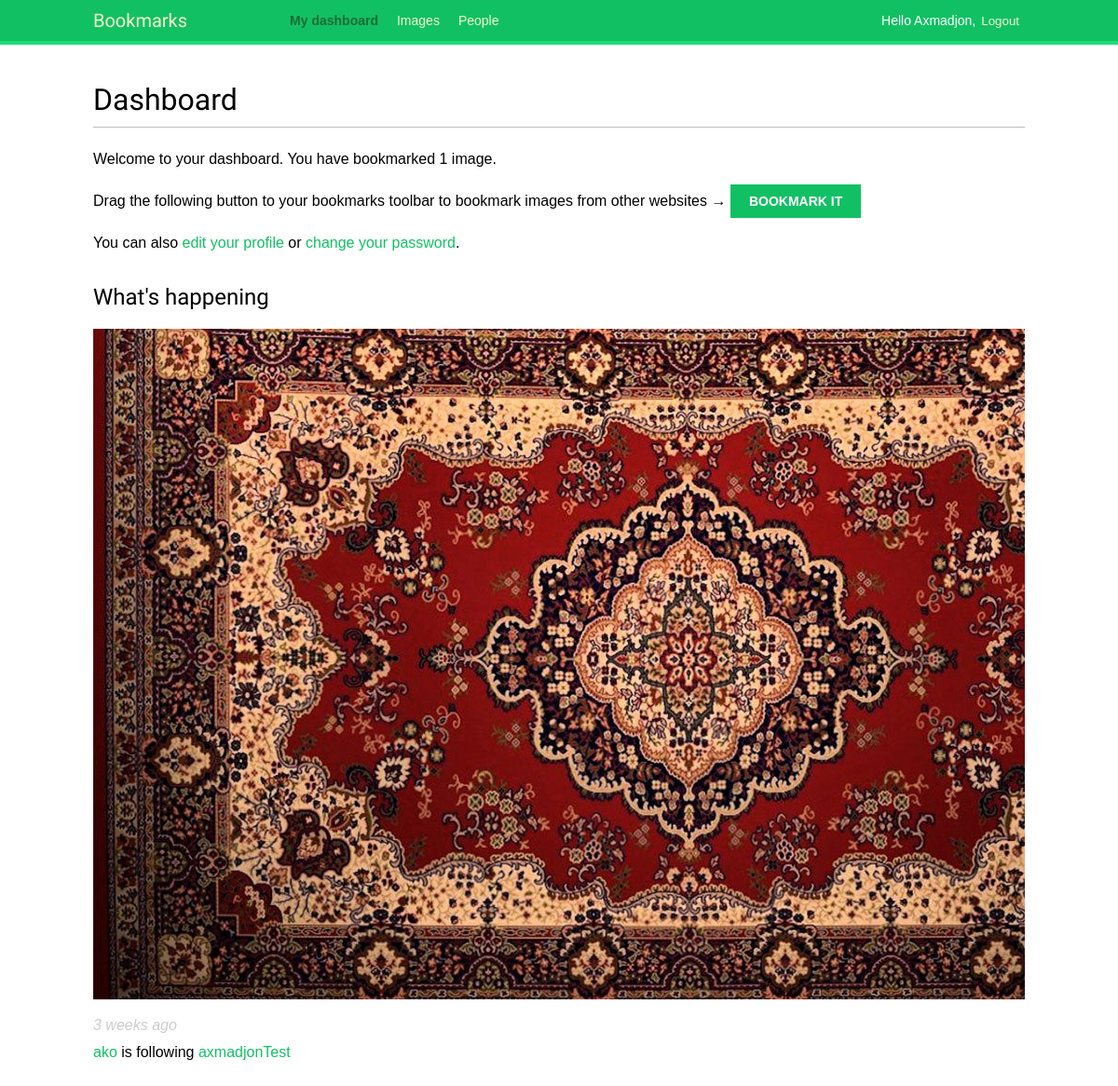
/account/ (signed in), run on the app's committed database.
### actions/models.py (models this page shows)
class Action(models.Model):
    user = models.ForeignKey(
        settings.AUTH_USER_MODEL,
        related_name='actions',
        on_delete=models.CASCADE
    )
    verb = models.CharField(max_length=255)
    created = models.DateTimeField(auto_now_add=True)
    target_ct = models.ForeignKey(
        ContentType,
        blank=True,
        null=True,
        related_name='target_obj',
        on_delete=models.CASCADE
    )
    target_id = models.PositiveIntegerField(null=True, blank=True)
    target = GenericForeignKey('target_ct', 'target_id')
    class Meta:
        indexes = [
            models.Index(fields=['-created']),
            models.Index(fields=['target_ct', 'target_id'])
        ]
        ordering = ['-created']

### account/views.py (the view)
# urls.py: path('', views.dashboard, name='dashboard'),
@login_required
def dashboard(request):
    actions = Action.objects.exclude(user=request.user)
    following_ids = request.user.following.values_list(
        'id', flat=True
    )
    if following_ids:
        actions = actions.filter(user_id__in=following_ids)
    actions = actions.select_related(
        'user', 'user__profile'
    ).prefetch_related('target')[:10]
    return render(
        request,
        template_name='account/dashboard.html',
        context={
            'section': 'dashboard',
            'actions': actions
        }
    )

### account/templates/account/dashboard.html (shortened to what this page needs)
{% extends "base.html" %}
{% block content %}
  <h1>Dashboard</h1>
  {% with total_images_created=request.user.images_created.count %}
    <p>Welcome to your dashboard. You have bookmarked {{ total_images_created }} image{{ total_images_created|pluralize }}.</p>
  {% endwith %}
  <p>Drag the following button to your bookmarks toolbar to bookmark images from other websites → <a href="javascript:{% include "bookmarklet_launcher.js" %}" class="button">Bookmark it</a></p>
  <p>You can also <a href="{% url "edit" %}">edit your profile</a> or <a href="{% url "password_change" %}">change your password</a>.</p>
  <h2>What's happening</h2>
  <div id="action-list">
    {% for action in actions %}
    {% include "actions/action/detail.html" %}
    {% endfor %}
  </div>
{% endblock %}

### account/templates/base.html (shortened to what this page needs)
{% load static %}
<!DOCTYPE html>
<html>
  <head>
    <link href="{% static "css/base.css" %}" rel="stylesheet">
  </head>
  <body>
    <div id="header">
      <span class="logo">Bookmarks</span>
      {% if request.user.is_authenticated %}
        <ul class="menu">
          <li class="{% if section == 'dashboard' %}selected{% endif %}">
            <a href="{% url "dashboard" %}">My dashboard</a>
          </li>
          <li class="{% if section == 'images' %}selected{% endif %}">
            <a href="{% url "images:list" %}">Images</a>
          </li>
          <li class="{% if section == 'people' %}selected{% endif %}">
            <a href="{% url "user_list" %}">People</a>
          </li>
        </ul>
      {% endif %}
      <span class="user">
        {% if request.user.is_authenticated %}
            Hello {{ request.user.first_name|default:request.user.username }},
          <form action="{% url "logout" %}" method="post">
            <button type="submit">Logout</button>
          </form>
        {% else %}
          <a href="{% url "login" %}">Log-in</a>
        {% endif %}
      </span>
    </div>
    <div id="content">
      {% block content %}
      {% endblock %}
    </div>
  </body>
</html>

### actions/templates/actions/action/detail.html (shortened to what this page needs)
{% load thumbnail %}
{% with user=action.user profile=action.user.profile %}
<div class="action">
  <div class="images">
    {% if profile.photo %}
      {% thumbnail user.profile.photo "80x80" crop="100%" as im %}
      <a href="{{ user.get_absolute_url }}">
        <img src="{{ im.url }}" alt="{{ user.get_full_name }}"
         class="item-img">
      </a>
    {% endif %}
  </div>
  <div class="info">
    <p>
      <span class="date">{{ action.created|timesince }} ago</span>
      <br />
      <a href="{{ user.get_absolute_url }}">
        {{ user.first_name }}
      </a>
      {{ action.verb }}
      {% if action.target %}
        {% with target=action.target %}
          <a href="{{ target.get_absolute_url }}">{{ target }}</a>
        {% endwith %}
      {% endif %}
    </p>
  </div>
</div>
{% endwith %}

### account/static/css/base.css (style rules this page uses)
body { margin:0; padding:0; font-family:helvetica, sans-serif; }
p { line-height: 1.8; }
a { color:#12c064; text-decoration:none; }
h1, h2, h3, h4, h5 , h6 { font-family: 'Muli', sans-serif; font-weight:normal; }
h1 { border-bottom:1px solid #bbb; padding:0 0 10px 0; margin:10px 0 20px 0; }
h2 { margin:30px 0 20px; }
#header { padding:10px 100px; font-size:14px; background:#12c064; color:#fff; border-bottom:4px solid #1cdf78; overflow:auto; }
#header .logo { font-family: 'Muli', sans-serif; float:left; color:#f3f7cc; font-size:20px; margin-right:10%; }
#header ul.menu { list-style:none; float:left; margin:0; padding:0; }
#header ul.menu li { float:left; padding:4px 10px; }
#header ul.menu li.selected a, #header ul.menu li.selected a:hover { color:#1b6d32; font-weight:bold; }
#header a { color:#f3f7cc; }
#header .user { float:right; padding-top:4px; }
#header .user form { display:inline; float:right; }
#header .user button { background:none; color:#f3f7cc; border:none; cursor:pointer; float:left; display:inline; }
#content { padding:30px 100px; }
form { overflow:auto; }
input[type=submit], a.button { font-weight:bold; background:#12c064; color:#fff; padding:10px 20px; font-size:14px; text-transform:uppercase; }
.action { clear:both; overflow:auto; }
.action .images { float:left; margin:0 10px 10px 0; }
.action .date { font-style:italic; color:#ccc; }

### data on the page
Action: created "3 weeks", user.first_name "ako", verb "is following", target "axmadjonTest"

### other printed values
{{ request.user.first_name|default:request.user.username }} "Axmadjon"
{{ total_images_created }} "1"
